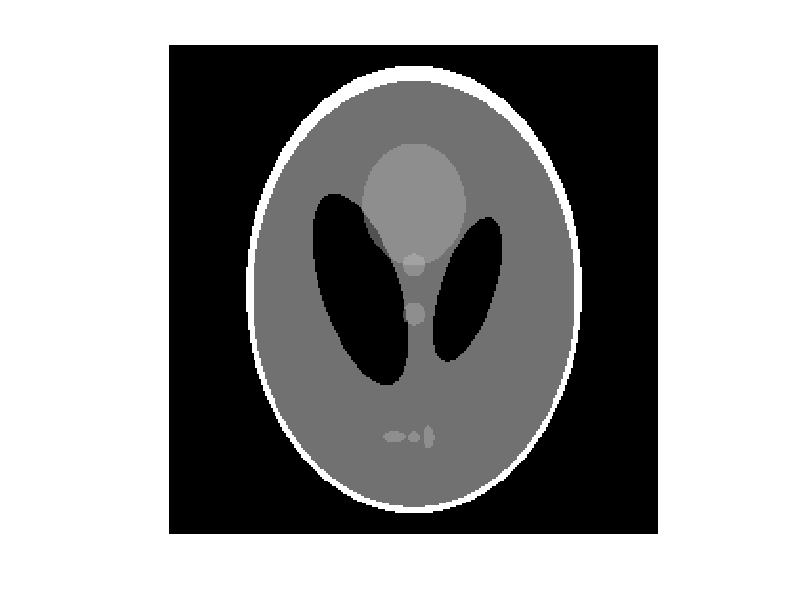
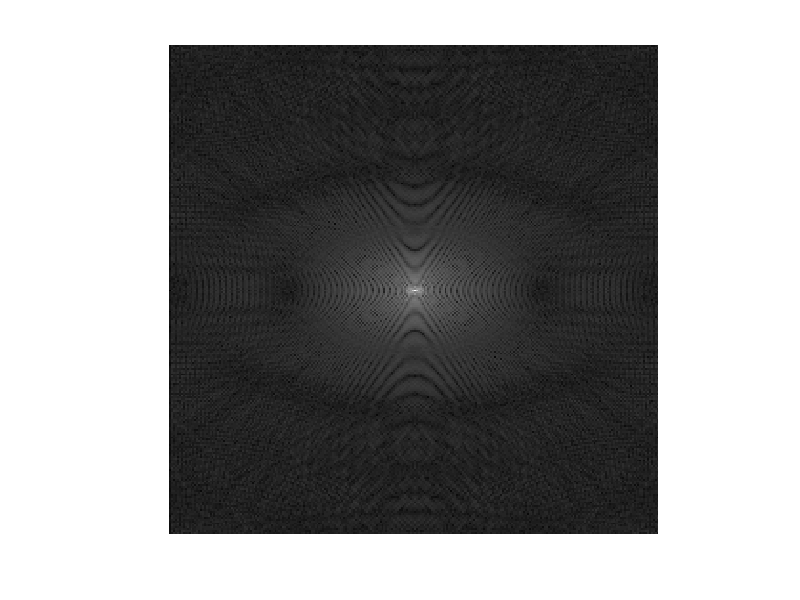
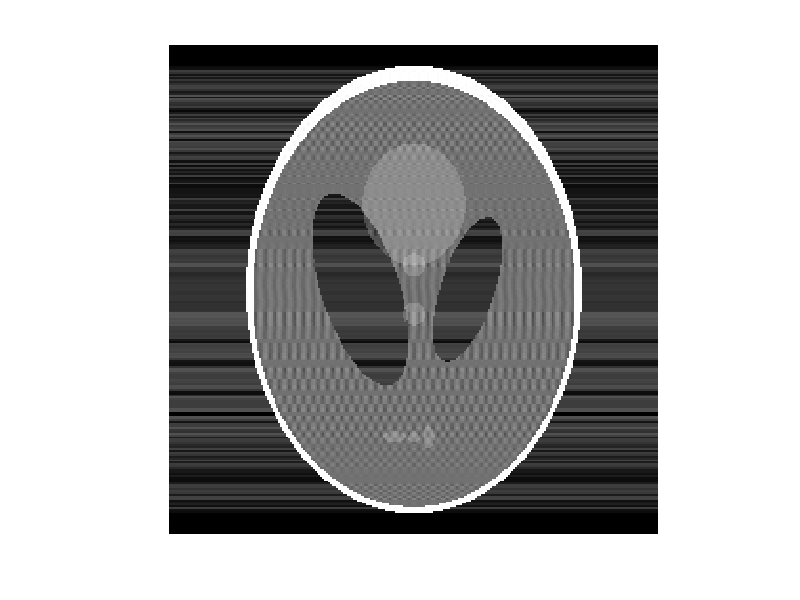
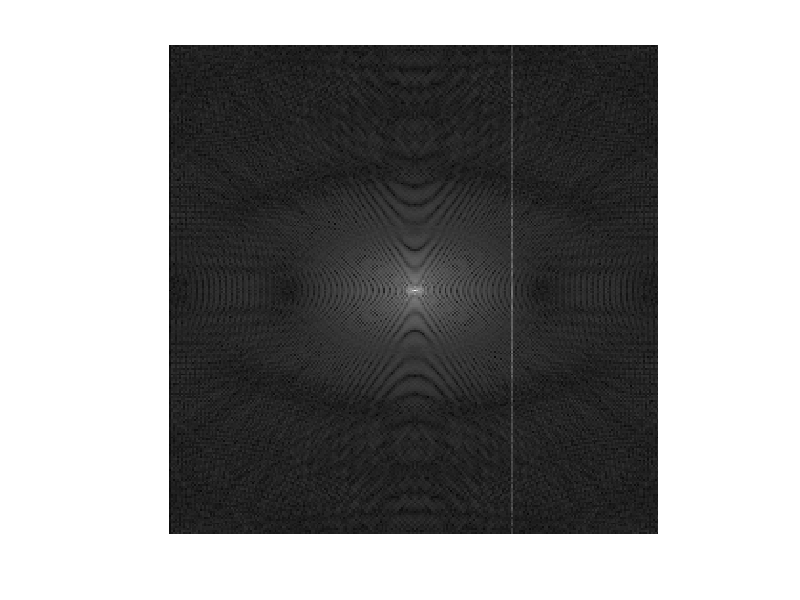

The MATLAB source for these figures, in order:
% here we create a phantom and k-space data (ground truth)
P = phantom('Modified Shepp-Logan',256);
figure(1); imshow(abs(P).^0.5)
kSpaceData = fftshift(fft2(fftshift(P)));
figure(2); imagesc(abs(kSpaceData).^0.3);colormap("gray"); axis equal off


% here we simulate a case that part of the k-space data are corrupted
kSpaceData_corrupted = kSpaceData;
kSpaceData_corrupted(:,180) = kSpaceData(:,180)*10;
P_corrupted = ifftshift(ifft2(ifftshift(kSpaceData_corrupted)));
figure(3); imshow(abs(P_corrupted).^0.5)
figure(4); imagesc(abs(kSpaceData_corrupted).^0.3);colormap("gray"); axis equal off

% Assuming that we know that line#180 of the k-space data are corrupted 
% but don't know the correct value. 
% We will use an iterative approach to produce an image with reduced
% artifact

% Step 1:
corruped_image = P_corrupted;
corruped_image_fixed = corruped_image;
corruped_image_fixed(:,[1:32,end-31:end])=0;
figure(5); imshow(abs(corruped_image_fixed).^0.5);
corrupted_kdata_fixed = fftshift(fft2(fftshift(corruped_image_fixed)));
figure(6); imagesc(abs(corrupted_kdata_fixed).^0.3);colormap("gray"); axis equal off
% Step 2:
corrupted_kdata_fixed_again = kSpaceData_corrupted;
corrupted_kdata_fixed_again(:,180) = corrupted_kdata_fixed(:,180);
corruped_image_fixed_again = ifftshift(ifft2(ifftshift(corrupted_kdata_fixed_again)));
figure(7); imshow(abs(corruped_image_fixed_again).^0.5);
figure(8); imagesc(abs(corrupted_kdata_fixed_again).^0.3);colormap("gray"); axis equal off

% check:
figure(100);
plot(1:256,abs(kSpaceData_corrupted(:,180)),"g", 1:256, abs(corrupted_kdata_fixed_again(:,180)),"r", 1:256,abs(kSpaceData(:,180)),"k")
% since the k-data are improved, the above listed procedure could be
% repeated!
% Step 1a:
corruped_image = corruped_image_fixed_again;% note that we assign new values to corrupted image
corruped_image_fixed = corruped_image;
corruped_image_fixed(:,[1:32,end-31:end])=0;
figure(9); imshow(abs(corruped_image_fixed).^0.5);
corrupted_kdata_fixed = fftshift(fft2(fftshift(corruped_image_fixed)));
figure(10); imagesc(abs(corrupted_kdata_fixed).^0.3);colormap("gray"); axis equal off
% Step 2a:
corrupted_kdata_fixed_again = kSpaceData_corrupted;
corrupted_kdata_fixed_again(:,180) = corrupted_kdata_fixed(:,180);
corruped_image_fixed_again = ifftshift(ifft2(ifftshift(corrupted_kdata_fixed_again)));
figure(11); imshow(abs(corruped_image_fixed_again).^0.5);
figure(12); imagesc(abs(corrupted_kdata_fixed_again).^0.3);colormap("gray"); axis equal off

% check:
figure(101);
plot(1:256,abs(kSpaceData_corrupted(:,180)),"g", 1:256, abs(corrupted_kdata_fixed_again(:,180)),"r", 1:256,abs(kSpaceData(:,180)),"k")
% since the k-data are getting closer to the ground truth, we should write
% a for-loop to repeat the above-listed procedure again, for many more
% times!! (say 200 times)

for cnt = 1:200
    % Step 1a:
    corruped_image = corruped_image_fixed_again;% note that we assign new values to corrupted image
    corruped_image_fixed = corruped_image;
    corruped_image_fixed(:,[1:32,end-31:end])=0;
    corrupted_kdata_fixed = fftshift(fft2(fftshift(corruped_image_fixed)));
    % Step 2a:
    corrupted_kdata_fixed_again = kSpaceData_corrupted;
    corrupted_kdata_fixed_again(:,180) = corrupted_kdata_fixed(:,180);
    corruped_image_fixed_again = ifftshift(ifft2(ifftshift(corrupted_kdata_fixed_again)));
end
% check:
figure(102);
plot(1:256,abs(kSpaceData_corrupted(:,180)),"g", 1:256, abs(corrupted_kdata_fixed_again(:,180)),"r", 1:256,abs(kSpaceData(:,180)),"k")
% looks good -- the k-data are getting very close to the ground truth

figure(13); imshow(abs(corruped_image_fixed_again).^0.5);
figure(14); imagesc(abs(corrupted_kdata_fixed_again).^0.3);colormap("gray"); axis equal off







